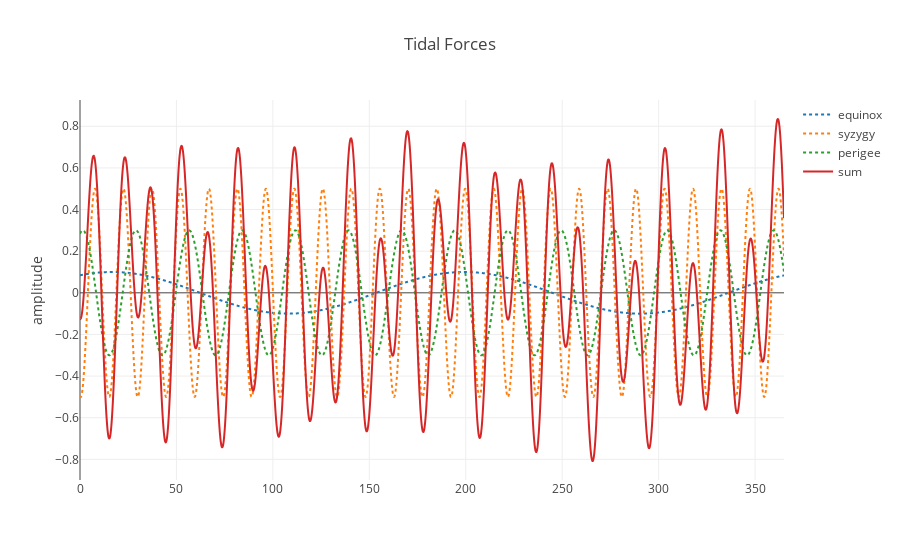

The cell this chart's notebook holds for it:
### Code cell
# Quelle: https://www.youtube.com/watch?v=XUNaGFa9xCM
# dort gibt es ein weiteres Beispiel mit Widgets und interactive

import plotly as py
import plotly.graph_objs as go
import ipywidgets as widgets
import numpy as np
py.offline.init_notebook_mode(connected=True)
x = np.linspace(0, 365, 2000)

def wave(A,T,PHI):                                    #A: Amplitude (relativ), T: Periode [d], PHI: Verschiebung [d]
    return A*np.sin(2*np.pi/T*x+PHI)
#   cycle             ampli               period                 phi          
perihel_wave   = wave(A_perihel     , tropic_y      , -87                      )  
equinox_wave   = wave(A_equinox     , tropic_y/2    , 1                    )  
syzygy_wave    = wave(A_syzygy      , synodic_m/2   , off_full-synodic_m/8     )   
perigee_wave   = wave(A_perigee     , anomal_m      , off_perigee-anomal_m/4   )  
moon_decl_wave = wave(A_moon_decl   , tropic_m      , off_moon_decl-tropic_m/8 )
node_wave      = wave(A_node        , draconic_m    , off_node-draconic_m/8    ) 

layout = go.Layout(
    title='Tidal Forces',
    yaxis=dict(
        title='amplitude'
    ),
)

trace1 = go.Scatter(
    x=x,
    y=equinox_wave,
    mode='lines',
    name='equinox',
    line=dict(
        shape='spline',
        dash='dot'
    )
)
trace2 = go.Scatter(
    x=x,
    y=syzygy_wave,
    mode='lines',
    name='syzygy',
    line=dict(
        shape='spline',
        dash='dot'
    )
)
trace3 = go.Scatter(
    x=x,
    y=perigee_wave,
    mode='lines',
    name='perigee',
    line=dict(
        shape='spline',
        dash='dot'
    )
)
trace4 = go.Scatter(
    x=x,
    y=perigee_wave+syzygy_wave+equinox_wave,
    mode='lines',
    name='sum',
    line=dict(
        shape='spline',
        width=2
    )
)

fig = go.Figure(data=[trace1, trace2, trace3,trace4], layout=layout)
py.offline.iplot(fig)

### Figure 1 — Plotly figure (JSON) as saved in the notebook; plotly's stock layout.template omitted (floating-point values rounded to 4 significant figures; data arrays with more than 128 entries replaced by an {"elided": "..."} marker saying what was removed)
{"data": [{"line": {"dash": "dot", "shape": "spline"}, "mode": "lines", "name": "equinox", "type": "scatter", "x": {"elided": "2000 float values"}, "y": {"elided": "2000 float values"}}, {"line": {"dash": "dot", "shape": "spline"}, "mode": "lines", "name": "syzygy", "type": "scatter", "x": {"elided": "2000 float values"}, "y": {"elided": "2000 float values"}}, {"line": {"dash": "dot", "shape": "spline"}, "mode": "lines", "name": "perigee", "type": "scatter", "x": {"elided": "2000 float values"}, "y": {"elided": "2000 float values"}}, {"line": {"shape": "spline", "width": 2}, "mode": "lines", "name": "sum", "type": "scatter", "x": {"elided": "2000 float values"}, "y": {"elided": "2000 float values"}}], "layout": {"title": "Tidal Forces", "yaxis": {"title": "amplitude"}}}
